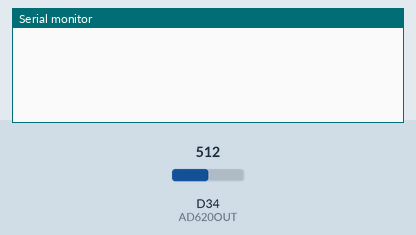
Recording of a sketch running on a simulated Arduino Due. On the bench: the last lines printed to the serial monitor. The test bench sets the inputs (shaded band); at power-on: D34 (AD620OUT) = 512 (analog values on the 0–1023 scale).

Above: at 1.2 s.
1.3 s: D34 (AD620OUT) set to 716
At 3.1 s:
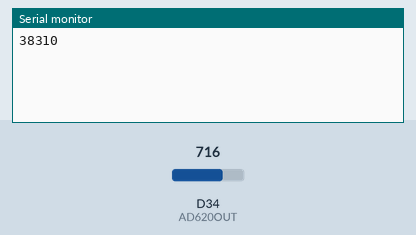
3.7 s: D34 (AD620OUT) set to 900
At 5.3 s:
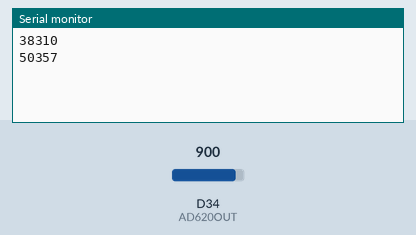
Timing chart, 0 to 6.8 s (numbered marks = the images above; inputs shaded):
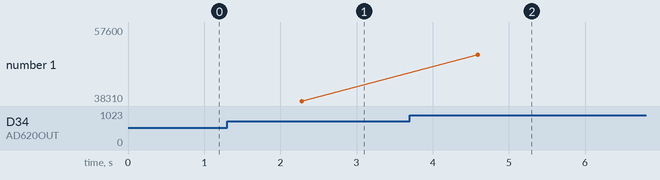

The sketch:

readAD620.ino
```cpp
//
// Created by Hank on 7/24/2018.
// used for hall effect sensor calibration
//

#define HallSerial Serial1

int idx;
int numVals;
int sensorSum;
int sensorVal;
int sensorAverage;
unsigned long startTime, endTime;
const int AD620OUT = 34;   // change this for motor A and B
void setup() {
  Serial.begin(9600);
  HallSerial.begin(230400);
  analogReadResolution(16);
  numVals = 2000;
  sensorSum = 0;
  sensorAverage = 0;
  sensorVal = 0;
  idx = 0;
}

void loop() {
  // put your main code here, to run repeatedly:
//  startTime = micros();
  if (idx < numVals) {
      sensorVal = analogRead(AD620OUT);
      sensorSum += sensorVal;
      idx++;
  }
  else {
      sensorAverage = (int)((double)sensorSum / double(numVals));
      Serial.println(sensorAverage);
      sensorSum = 0;
      idx = 0;
  }
//  Serial.println(sensorVal);
//  Serial.print('\n');
  HallSerial.println(sensorVal);
//  endTime = micros();
//  Serial.print(endTime-startTime);
//  Serial.print('\n');
}
```

Measured:
- after the input at 1.3 s, the serial monitor: prints a new line after 0.98 s (image 1)
- after the input at 3.7 s, the serial monitor: prints a new line after 0.89 s (image 2)
- plotted number 1: 38310 → 57600 after the input at 3.7 s
